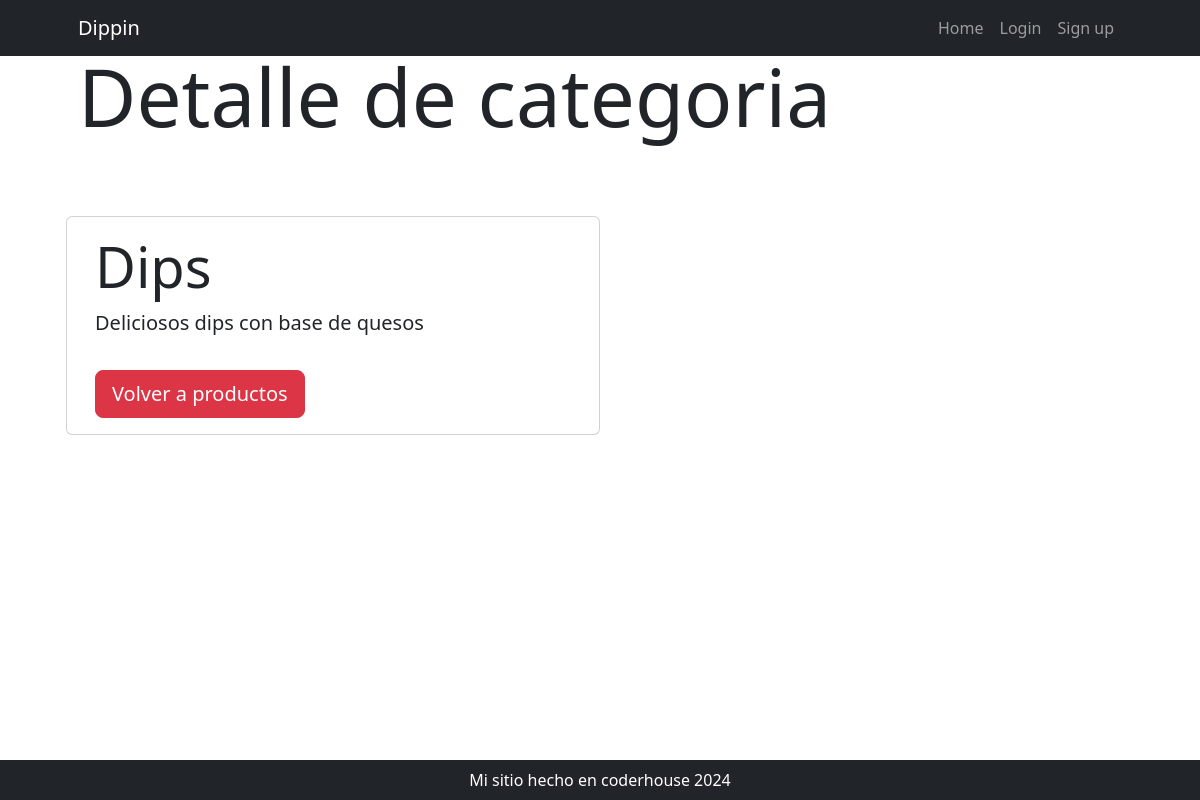
The page /producto/categoria/detail/3 on the database as committed earlier.
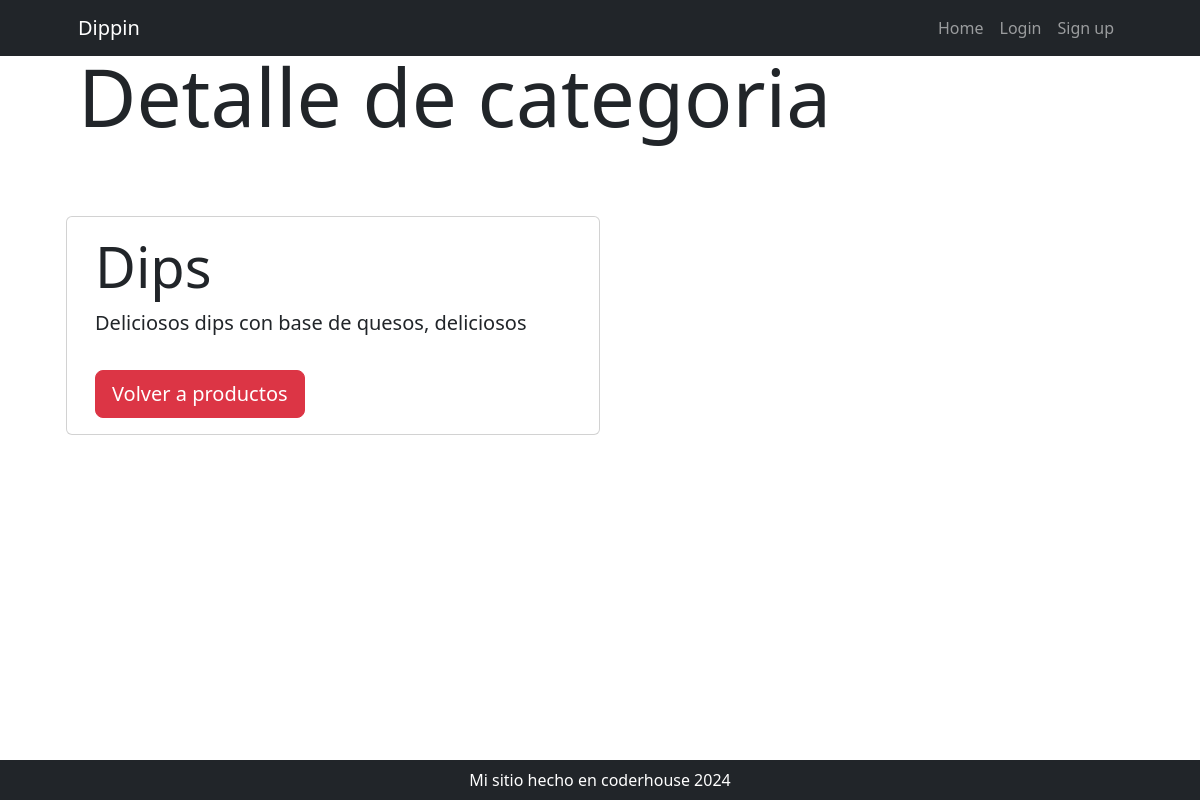
The same page on the database as committed later.
### producto/models.py (models this page shows, shortened)
class ProductoCategoria(models.Model):
    nombre = models.CharField(max_length=200, unique=True)
    descripcion = models.CharField(max_length=250, null=True, blank = True, verbose_name="descripcion")
    class Meta:
        verbose_name="categoria de productos"
        verbose_name_plural="categorias de productos"

### producto/views.py (the view)
# urls.py: path("categoria/detail/<int:pk>", views.categoria_detail, name="categoria_detail"),
def categoria_detail(request, pk: int):
    query = models.ProductoCategoria.objects.get(id=pk)
    return render(request, "producto/categoria_detail.html", {"categoria": query})

### producto/templates/producto/categoria_detail.html
{% extends 'core/base.html' %}
{% block titulo %}
    {% include 'core/components/titulo1.html' with titulo="Detalle de categoria" %}
{% endblock titulo %}
{% block contenido %}
    <div class="row row-cols-1 row-cols-md-2">
        <div class="card my-3">
            <div class="card-body">
                <h2 class="card-title display-4">{{ categoria.nombre }}</h2>
                {% if categoria.descripcion %}
                    <p class="card-text lead">{{ categoria.descripcion }}</p>
                {% else %}
                    <p class="card-text">categoria sin descripción.</p>
                {% endif %}
                <a href="{% url 'producto:home' %}" class="btn btn-danger btn-lg mt-3 ">Volver a productos</a>
            </div>
        </div>
    </div>
    <div class="row align-items-center my-5">
        <h1 class="pb-lg-3 text-primary fs-2">
        </h1>
    </div>
{% endblock contenido %}

Rows that differ between the two databases and show on the page:
changed ProductoCategoria "Dips": descripcion "Deliciosos dips con base de quesos" → "Deliciosos dips con base de quesos, deliciosos"
